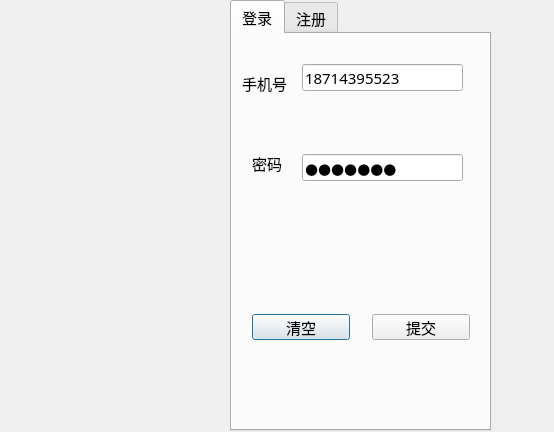
<?xml version="1.0" encoding="UTF-8"?>
<ui version="4.0">
 <class>LoginDialog</class>
 <widget class="QDialog" name="LoginDialog">
  <property name="geometry">
   <rect>
    <x>0</x>
    <y>0</y>
    <width>554</width>
    <height>432</height>
   </rect>
  </property>
  <property name="minimumSize">
   <size>
    <width>554</width>
    <height>432</height>
   </size>
  </property>
  <property name="maximumSize">
   <size>
    <width>554</width>
    <height>432</height>
   </size>
  </property>
  <property name="windowTitle">
   <string>Dialog</string>
  </property>
  <widget class="QLabel" name="lb_icon">
   <property name="geometry">
    <rect>
     <x>0</x>
     <y>0</y>
     <width>231</width>
     <height>431</height>
    </rect>
   </property>
   <property name="text">
    <string/>
   </property>
   <property name="pixmap">
    <pixmap resource="Resource.qrc">:/UI/register.png</pixmap>
   </property>
   <property name="scaledContents">
    <bool>true</bool>
   </property>
  </widget>
  <widget class="QTabWidget" name="tb_page">
   <property name="geometry">
    <rect>
     <x>230</x>
     <y>0</y>
     <width>261</width>
     <height>431</height>
    </rect>
   </property>
   <property name="font">
    <font>
     <family>微软雅黑</family>
     <pointsize>11</pointsize>
    </font>
   </property>
   <property name="currentIndex">
    <number>0</number>
   </property>
   <widget class="QWidget" name="page_login">
    <attribute name="title">
     <string>登录</string>
    </attribute>
    <widget class="QLabel" name="lb_tel">
     <property name="geometry">
      <rect>
       <x>10</x>
       <y>40</y>
       <width>51</width>
       <height>18</height>
      </rect>
     </property>
     <property name="text">
      <string>手机号</string>
     </property>
    </widget>
    <widget class="QLabel" name="lb_password">
     <property name="geometry">
      <rect>
       <x>20</x>
       <y>120</y>
       <width>41</width>
       <height>18</height>
      </rect>
     </property>
     <property name="text">
      <string>密码</string>
     </property>
    </widget>
    <widget class="QLineEdit" name="le_tel">
     <property name="geometry">
      <rect>
       <x>70</x>
       <y>30</y>
       <width>161</width>
       <height>27</height>
      </rect>
     </property>
     <property name="toolTip">
      <string>&lt;html&gt;&lt;head/&gt;&lt;body&gt;&lt;p&gt;手机号必须长度为11，并且全部是数字。&lt;/p&gt;&lt;/body&gt;&lt;/html&gt;</string>
     </property>
     <property name="text">
      <string>18714395523</string>
     </property>
    </widget>
    <widget class="QLineEdit" name="le_password">
     <property name="geometry">
      <rect>
       <x>70</x>
       <y>120</y>
       <width>161</width>
       <height>27</height>
      </rect>
     </property>
     <property name="toolTip">
      <string>&lt;html&gt;&lt;head/&gt;&lt;body&gt;&lt;p&gt;长度不能超过15，只能有字母、数字、下划线。&lt;/p&gt;&lt;/body&gt;&lt;/html&gt;</string>
     </property>
     <property name="text">
      <string>asdf123</string>
     </property>
     <property name="echoMode">
      <enum>QLineEdit::Password</enum>
     </property>
    </widget>
    <widget class="QPushButton" name="pb_clear">
     <property name="geometry">
      <rect>
       <x>20</x>
       <y>280</y>
       <width>98</width>
       <height>26</height>
      </rect>
     </property>
     <property name="text">
      <string>清空</string>
     </property>
    </widget>
    <widget class="QPushButton" name="pb_commit">
     <property name="geometry">
      <rect>
       <x>140</x>
       <y>280</y>
       <width>98</width>
       <height>26</height>
      </rect>
     </property>
     <property name="text">
      <string>提交</string>
     </property>
    </widget>
   </widget>
   <widget class="QWidget" name="page_register">
    <attribute name="title">
     <string>注册</string>
    </attribute>
    <widget class="QPushButton" name="pb_commit_register">
     <property name="geometry">
      <rect>
       <x>140</x>
       <y>180</y>
       <width>98</width>
       <height>26</height>
      </rect>
     </property>
     <property name="text">
      <string>提交</string>
     </property>
    </widget>
    <widget class="QLineEdit" name="le_tel_register">
     <property name="geometry">
      <rect>
       <x>80</x>
       <y>30</y>
       <width>161</width>
       <height>27</height>
      </rect>
     </property>
     <property name="toolTip">
      <string>&lt;html&gt;&lt;head/&gt;&lt;body&gt;&lt;p&gt;手机号必须长度为11，并且全部是数字。&lt;/p&gt;&lt;/body&gt;&lt;/html&gt;</string>
     </property>
    </widget>
    <widget class="QPushButton" name="pb_clear_register">
     <property name="geometry">
      <rect>
       <x>30</x>
       <y>180</y>
       <width>98</width>
       <height>26</height>
      </rect>
     </property>
     <property name="text">
      <string>清空</string>
     </property>
    </widget>
    <widget class="QLabel" name="lb_name_register">
     <property name="geometry">
      <rect>
       <x>30</x>
       <y>80</y>
       <width>41</width>
       <height>18</height>
      </rect>
     </property>
     <property name="text">
      <string>昵称</string>
     </property>
    </widget>
    <widget class="QLabel" name="lb_tel_register">
     <property name="geometry">
      <rect>
       <x>20</x>
       <y>40</y>
       <width>51</width>
       <height>18</height>
      </rect>
     </property>
     <property name="text">
      <string>手机号</string>
     </property>
    </widget>
    <widget class="QLineEdit" name="le_name_register">
     <property name="geometry">
      <rect>
       <x>80</x>
       <y>80</y>
       <width>161</width>
       <height>27</height>
      </rect>
     </property>
     <property name="toolTip">
      <string>&lt;html&gt;&lt;head/&gt;&lt;body&gt;&lt;p&gt;长度不能超过10，不允许有特殊字符。&lt;/p&gt;&lt;/body&gt;&lt;/html&gt;</string>
     </property>
    </widget>
    <widget class="QLineEdit" name="le_password_register">
     <property name="geometry">
      <rect>
       <x>80</x>
       <y>120</y>
       <width>161</width>
       <height>27</height>
      </rect>
     </property>
     <property name="toolTip">
      <string>&lt;html&gt;&lt;head/&gt;&lt;body&gt;&lt;p&gt;长度不能超过15，只能有字母、数字、下划线。&lt;/p&gt;&lt;/body&gt;&lt;/html&gt;</string>
     </property>
     <property name="echoMode">
      <enum>QLineEdit::Password</enum>
     </property>
    </widget>
    <widget class="QLabel" name="lb_password_register">
     <property name="geometry">
      <rect>
       <x>30</x>
       <y>120</y>
       <width>41</width>
       <height>18</height>
      </rect>
     </property>
     <property name="text">
      <string>密码</string>
     </property>
    </widget>
   </widget>
  </widget>
 </widget>
 <resources>
  <include location="Resource.qrc"/>
 </resources>
 <connections/>
</ui>
